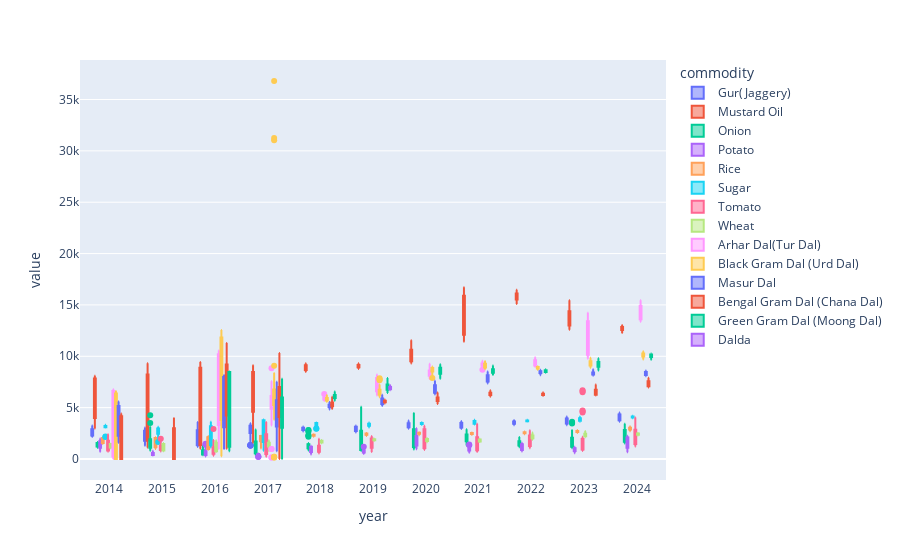

Notebook code for this chart:
### Code cell
px.box(
    data_frame=up_yearly,
    x=up_yearly["year"],
    y=[
        up_yearly["modal_rs_quintal"],
        up_yearly["min_rs_quintal"],
        up_yearly["max_rs_quintal"],
    ],
    color=up_yearly["commodity"],
    hover_data="month"
)

### Figure 1 — Plotly figure (JSON) as saved in the notebook; plotly's stock layout.template omitted (floating-point values rounded to 4 significant figures; data arrays with more than 128 entries replaced by an {"elided": "..."} marker saying what was removed)
{"data": [{"alignmentgroup": "True", "customdata": {"elided": "363x1 str values"}, "hovertemplate": "commodity=Gur(Jaggery)<br>year=%{x}<br>value=%{y}<br>month=%{customdata[0]}<extra></extra>", "legendgroup": "Gur(Jaggery)", "marker": {"color": "#636efa"}, "name": "Gur(Jaggery)", "notched": false, "offsetgroup": "Gur(Jaggery)", "orientation": "v", "showlegend": true, "type": "box", "x": {"elided": "363 str values"}, "x0": " ", "xaxis": "x", "y": {"elided": "363 float values"}, "y0": " ", "yaxis": "y"}, {"alignmentgroup": "True", "customdata": {"elided": "363x1 str values"}, "hovertemplate": "commodity=Mustard Oil<br>year=%{x}<br>value=%{y}<br>month=%{customdata[0]}<extra></extra>", "legendgroup": "Mustard Oil", "marker": {"color": "#EF553B"}, "name": "Mustard Oil", "notched": false, "offsetgroup": "Mustard Oil", "orientation": "v", "showlegend": true, "type": "box", "x": {"elided": "363 str values"}, "x0": " ", "xaxis": "x", "y": {"elided": "363 float values"}, "y0": " ", "yaxis": "y"}, {"alignmentgroup": "True", "customdata": {"elided": "363x1 str values"}, "hovertemplate": "commodity=Onion<br>year=%{x}<br>value=%{y}<br>month=%{customdata[0]}<extra></extra>", "legendgroup": "Onion", "marker": {"color": "#00cc96"}, "name": "Onion", "notched": false, "offsetgroup": "Onion", "orientation": "v", "showlegend": true, "type": "box", "x": {"elided": "363 str values"}, "x0": " ", "xaxis": "x", "y": {"elided": "363 float values"}, "y0": " ", "yaxis": "y"}, {"alignmentgroup": "True", "customdata": {"elided": "363x1 str values"}, "hovertemplate": "commodity=Potato<br>year=%{x}<br>value=%{y}<br>month=%{customdata[0]}<extra></extra>", "legendgroup": "Potato", "marker": {"color": "#ab63fa"}, "name": "Potato", "notched": false, "offsetgroup": "Potato", "orientation": "v", "showlegend": true, "type": "box", "x": {"elided": "363 str values"}, "x0": " ", "xaxis": "x", "y": {"elided": "363 float values"}, "y0": " ", "yaxis": "y"}, {"alignmentgroup": "True", "customdata": {"elided": "363x1 str values"}, "hovertemplate": "commodity=Rice<br>year=%{x}<br>value=%{y}<br>month=%{customdata[0]}<extra></extra>", "legendgroup": "Rice", "marker": {"color": "#FFA15A"}, "name": "Rice", "notched": false, "offsetgroup": "Rice", "orientation": "v", "showlegend": true, "type": "box", "x": {"elided": "363 str values"}, "x0": " ", "xaxis": "x", "y": {"elided": "363 float values"}, "y0": " ", "yaxis": "y"}, {"alignmentgroup": "True", "customdata": {"elided": "363x1 str values"}, "hovertemplate": "commodity=Sugar<br>year=%{x}<br>value=%{y}<br>month=%{customdata[0]}<extra></extra>", "legendgroup": "Sugar", "marker": {"color": "#19d3f3"}, "name": "Sugar", "notched": false, "offsetgroup": "Sugar", "orientation": "v", "showlegend": true, "type": "box", "x": {"elided": "363 str values"}, "x0": " ", "xaxis": "x", "y": {"elided": "363 float values"}, "y0": " ", "yaxis": "y"}, {"alignmentgroup": "True", "customdata": {"elided": "363x1 str values"}, "hovertemplate": "commodity=Tomato<br>year=%{x}<br>value=%{y}<br>month=%{customdata[0]}<extra></extra>", "legendgroup": "Tomato", "marker": {"color": "#FF6692"}, "name": "Tomato", "notched": false, "offsetgroup": "Tomato", "orientation": "v", "showlegend": true, "type": "box", "x": {"elided": "363 str values"}, "x0": " ", "xaxis": "x", "y": {"elided": "363 float values"}, "y0": " ", "yaxis": "y"}, {"alignmentgroup": "True", "customdata": {"elided": "363x1 str values"}, "hovertemplate": "commodity=Wheat<br>year=%{x}<br>value=%{y}<br>month=%{customdata[0]}<extra></extra>", "legendgroup": "Wheat", "marker": {"color": "#B6E880"}, "name": "Wheat", "notched": false, "offsetgroup": "Wheat", "orientation": "v", "showlegend": true, "type": "box", "x": {"elided": "363 str values"}, "x0": " ", "xaxis": "x", "y": {"elided": "363 float values"}, "y0": " ", "yaxis": "y"}, {"alignmentgroup": "True", "customdata": {"elided": "303x1 str values"}, "hovertemplate": "commodity=Arhar Dal(Tur Dal)<br>year=%{x}<br>value=%{y}<br>month=%{customdata[0]}<extra></extra>", "legendgroup": "Arhar Dal(Tur Dal)", "marker": {"color": "#FF97FF"}, "name": "Arhar Dal(Tur Dal)", "notched": false, "offsetgroup": "Arhar Dal(Tur Dal)", "orientation": "v", "showlegend": true, "type": "box", "x": {"elided": "303 str values"}, "x0": " ", "xaxis": "x", "y": {"elided": "303 float values"}, "y0": " ", "yaxis": "y"}, {"alignmentgroup": "True", "customdata": {"elided": "303x1 str values"}, "hovertemplate": "commodity=Black Gram Dal (Urd Dal)<br>year=%{x}<br>value=%{y}<br>month=%{customdata[0]}<extra></extra>", "legendgroup": "Black Gram Dal (Urd Dal)", "marker": {"color": "#FECB52"}, "name": "Black Gram Dal (Urd Dal)", "notched": false, "offsetgroup": "Black Gram Dal (Urd Dal)", "orientation": "v", "showlegend": true, "type": "box", "x": {"elided": "303 str values"}, "x0": " ", "xaxis": "x", "y": {"elided": "303 float values"}, "y0": " ", "yaxis": "y"}, {"alignmentgroup": "True", "customdata": {"elided": "303x1 str values"}, "hovertemplate": "commodity=Masur Dal<br>year=%{x}<br>value=%{y}<br>month=%{customdata[0]}<extra></extra>", "legendgroup": "Masur Dal", "marker": {"color": "#636efa"}, "name": "Masur Dal", "notched": false, "offsetgroup": "Masur Dal", "orientation": "v", "showlegend": true, "type": "box", "x": {"elided": "303 str values"}, "x0": " ", "xaxis": "x", "y": {"elided": "303 float values"}, "y0": " ", "yaxis": "y"}, {"alignmentgroup": "True", "customdata": {"elided": "300x1 str values"}, "hovertemplate": "commodity=Bengal Gram Dal (Chana Dal)<br>year=%{x}<br>value=%{y}<br>month=%{customdata[0]}<extra></extra>", "legendgroup": "Bengal Gram Dal (Chana Dal)", "marker": {"color": "#EF553B"}, "name": "Bengal Gram Dal (Chana Dal)", "notched": false, "offsetgroup": "Bengal Gram Dal (Chana Dal)", "orientation": "v", "showlegend": true, "type": "box", "x": {"elided": "300 str values"}, "x0": " ", "xaxis": "x", "y": {"elided": "300 float values"}, "y0": " ", "yaxis": "y"}, {"alignmentgroup": "True", "customdata": {"elided": "288x1 str values"}, "hovertemplate": "commodity=Green Gram Dal (Moong Dal)<br>year=%{x}<br>value=%{y}<br>month=%{customdata[0]}<extra></extra>", "legendgroup": "Green Gram Dal (Moong Dal)", "marker": {"color": "#00cc96"}, "name": "Green Gram Dal (Moong Dal)", "notched": false, "offsetgroup": "Green Gram Dal (Moong Dal)", "orientation": "v", "showlegend": true, "type": "box", "x": {"elided": "288 str values"}, "x0": " ", "xaxis": "x", "y": {"elided": "288 float values"}, "y0": " ", "yaxis": "y"}, {"alignmentgroup": "True", "customdata": [["Aug"], ["May"], ["Aug"], ["May"], ["Aug"], ["May"]], "hovertemplate": "commodity=Dalda<br>year=%{x}<br>value=%{y}<br>month=%{customdata[0]}<extra></extra>", "legendgroup": "Dalda", "marker": {"color": "#ab63fa"}, "name": "Dalda", "notched": false, "offsetgroup": "Dalda", "orientation": "v", "showlegend": true, "type": "box", "x": ["2019", "2019", "2019", "2019", "2019", "2019"], "x0": " ", "xaxis": "x", "y": [7000, 6850, 6800, 6700, 7200, 7000], "y0": " ", "yaxis": "y"}], "layout": {"boxmode": "group", "legend": {"title": {"text": "commodity"}, "tracegroupgap": 0}, "margin": {"t": 60}, "xaxis": {"anchor": "y", "domain": [0, 1], "title": {"text": "year"}}, "yaxis": {"anchor": "x", "domain": [0, 1], "title": {"text": "value"}}}}
